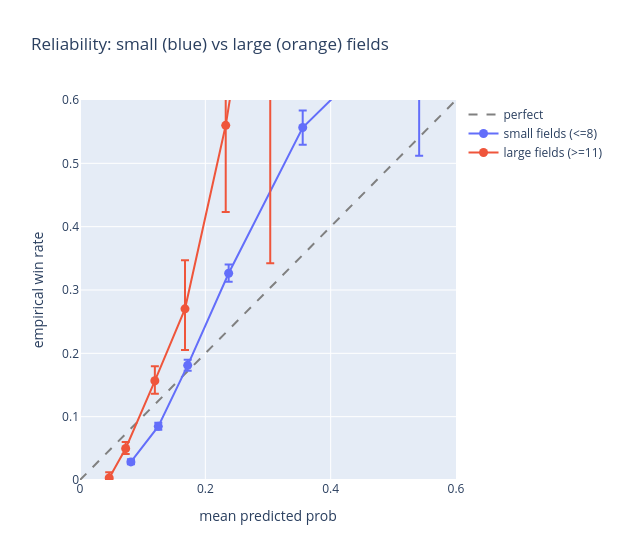

The code cell stored with this chart in its notebook:
### Code cell
# reliability stratified into small (<=8) vs large (>=11) fields
small = val.filter(pl.col("field_size") <= 8)
large = val.filter(pl.col("field_size") >= 11)
print(f"small fields: {small['race_id'].n_unique():,} races   large fields: {large['race_id'].n_unique():,} races")

rel_small = diag.reliability_table(small, "model_prob")
rel_large = diag.reliability_table(large, "model_prob")
fig = diag.plot_reliability(rel_small, rel_large, title="Reliability: small (blue) vs large (orange) fields")
fig.data[1].name = "small fields (<=8)"
fig.data[2].name = "large fields (>=11)"
fig.show()

### Figure 1 — Plotly figure (JSON) as saved in the notebook; plotly's stock layout.template omitted (floating-point values rounded to 4 significant figures)
{"data": [{"line": {"color": "gray", "dash": "dash"}, "mode": "lines", "name": "perfect", "showlegend": true, "type": "scatter", "x": [0, 1], "y": [0, 1]}, {"error_y": {"array": [0.004276, 0.005752, 0.00893, 0.0138, 0.02688, 0.1451], "arrayminus": [0.003732, 0.005418, 0.008599, 0.01351, 0.02722, 0.2248], "symmetric": false, "type": "data"}, "hovertext": ["bin=[5%, 10%)<br>n=6664<br>mean_pred=0.081<br>emp=0.029", "bin=[10%, 15%)<br>n=9552<br>mean_pred=0.125<br>emp=0.085", "bin=[15%, 20%)<br>n=7413<br>mean_pred=0.172<br>emp=0.181", "bin=[20%, 30%)<br>n=4528<br>mean_pred=0.237<br>emp=0.326", "bin=[30%, 50%)<br>n=1292<br>mean_pred=0.355<br>emp=0.557", "bin=[50%, 100%)<br>n=19<br>mean_pred=0.541<br>emp=0.737"], "marker": {"color": "#636EFA", "size": 9}, "mode": "markers+lines", "name": "small fields (<=8)", "type": "scatter", "x": [0.08124, 0.1249, 0.1718, 0.2372, 0.3554, 0.5412], "y": [0.02851, 0.08469, 0.181, 0.3264, 0.5565, 0.7368]}, {"error_y": {"array": [0.008724, 0.01039, 0.02305, 0.07669, 0.1284, 0.0], "arrayminus": [0.002415, 0.008672, 0.02058, 0.06506, 0.1369, 0.6576], "symmetric": false, "type": "data"}, "hovertext": ["bin=[2%, 5%)<br>n=601<br>mean_pred=0.047<br>emp=0.003", "bin=[5%, 10%)<br>n=2011<br>mean_pred=0.073<br>emp=0.050", "bin=[10%, 15%)<br>n=1066<br>mean_pred=0.119<br>emp=0.157", "bin=[15%, 20%)<br>n=148<br>mean_pred=0.168<br>emp=0.270", "bin=[20%, 30%)<br>n=50<br>mean_pred=0.233<br>emp=0.560", "bin=[30%, 50%)<br>n=2<br>mean_pred=0.304<br>emp=1.000"], "marker": {"color": "#EF553B", "size": 9}, "mode": "markers+lines", "name": "large fields (>=11)", "type": "scatter", "x": [0.04659, 0.07291, 0.1195, 0.1676, 0.2325, 0.3036], "y": [0.003328, 0.04973, 0.1567, 0.2703, 0.56, 1.0]}], "layout": {"height": 560, "title": {"text": "Reliability: small (blue) vs large (orange) fields"}, "width": 620, "xaxis": {"range": [0, 0.6], "title": {"text": "mean predicted prob"}}, "yaxis": {"range": [0, 0.6], "title": {"text": "empirical win rate"}}}}
